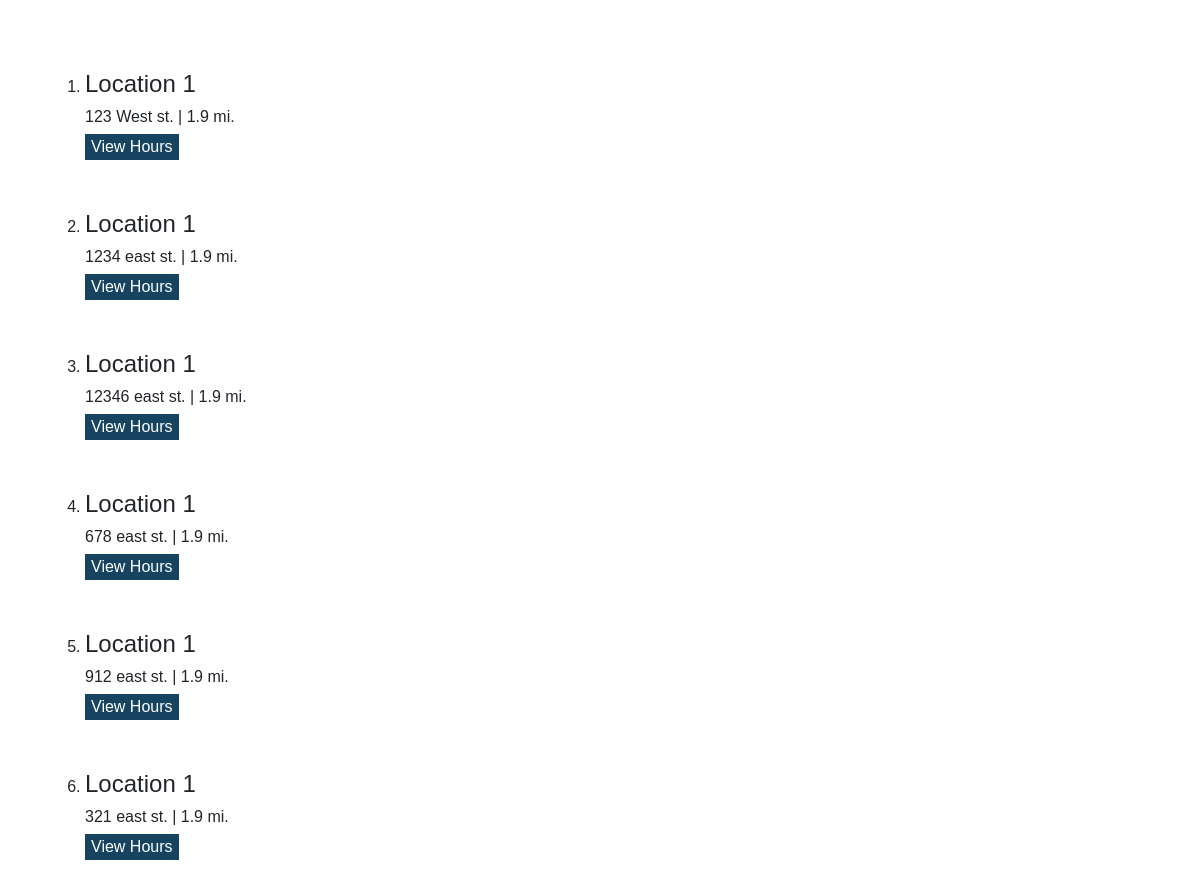
/locationList.php, run on the app's committed database.
### tables this page shows
CREATE TABLE `locations` (
  `locID`     INTEGER NOT NULL AUTO_INCREMENT, 
  `adress`      VARCHAR(255), 
  `hours`   	VARCHAR(255), 
  INDEX (`locID`), 
  PRIMARY KEY (`locID`)
);

### locationList.php (the view, shortened to what this page needs)
<?php
$pdo = new PDO(DBCONNSTRING,DBUSER,DBPASS);
$pdo->setAttribute(PDO::ATTR_ERRMODE, PDO::ERRMODE_EXCEPTION);
function location(){
	global $pdo;
	$sqlLocations = "SELECT * FROM locations";
	$result =$pdo->query($sqlLocations);
	while($row = $result->fetch()){
	echo
		'<li>
		<h4>Location 1</h4>
		<h6>'.$row['adress'].' | 1.9 mi.</h6>
		<div class="dropdown">
			<button class="dropbtn">View Hours</button>
			<div name="hours" class="dropdown-content">
			'.$row['hours'].'
			</div>
		</div>
		</li>';
	}
}
?>
<!DOCTYPE html>
<html lang="en">
<head>
	<link rel="stylesheet" href="https://maxcdn.bootstrapcdn.com/bootstrap/4.3.1/css/bootstrap.min.css">
	<link rel="stylesheet" media="screen and (max-width: 1200px)" href="../css/masterSmall.css">
	<link rel="stylesheet" media="screen and (min-width: 1200px)" href="../css/masterLarge.css">
	<link href="css/ll.css" rel="stylesheet">
</head>
<body id="OR">
<div class="container">
<ol id="locations">
<?php
location();
?>
</ol>
</div>
</body>
</html>

### css/masterSmall.css (style rules this page uses)
body { background-color: #D9D9D9; font-family:calibri light, corbel, consolas, sans-serif; padding-top: 100px; }
.container { width: 100%; }

### css/masterLarge.css (style rules this page uses)
body { background-color: #D9D9D9; font-family:jura light, calibri light, corbel, consolas, sans-serif; padding-top: 100px; }
.container { width: 100%; }

### css/ll.css (style rules this page uses)
body { background-color: rgba(255,255,255,0.5); }
h4 { margin-top: 50px; }
body { padding-top: 20px; }
.dropbtn { background-color: #164460; border: none; color: white; }

### data on the page
locations: adress "123 West st."
locations: adress "1234 east st."
locations: adress "12346 east st."
locations: adress "678 east st."
locations: adress "912 east st."
locations: adress "321 east st."
